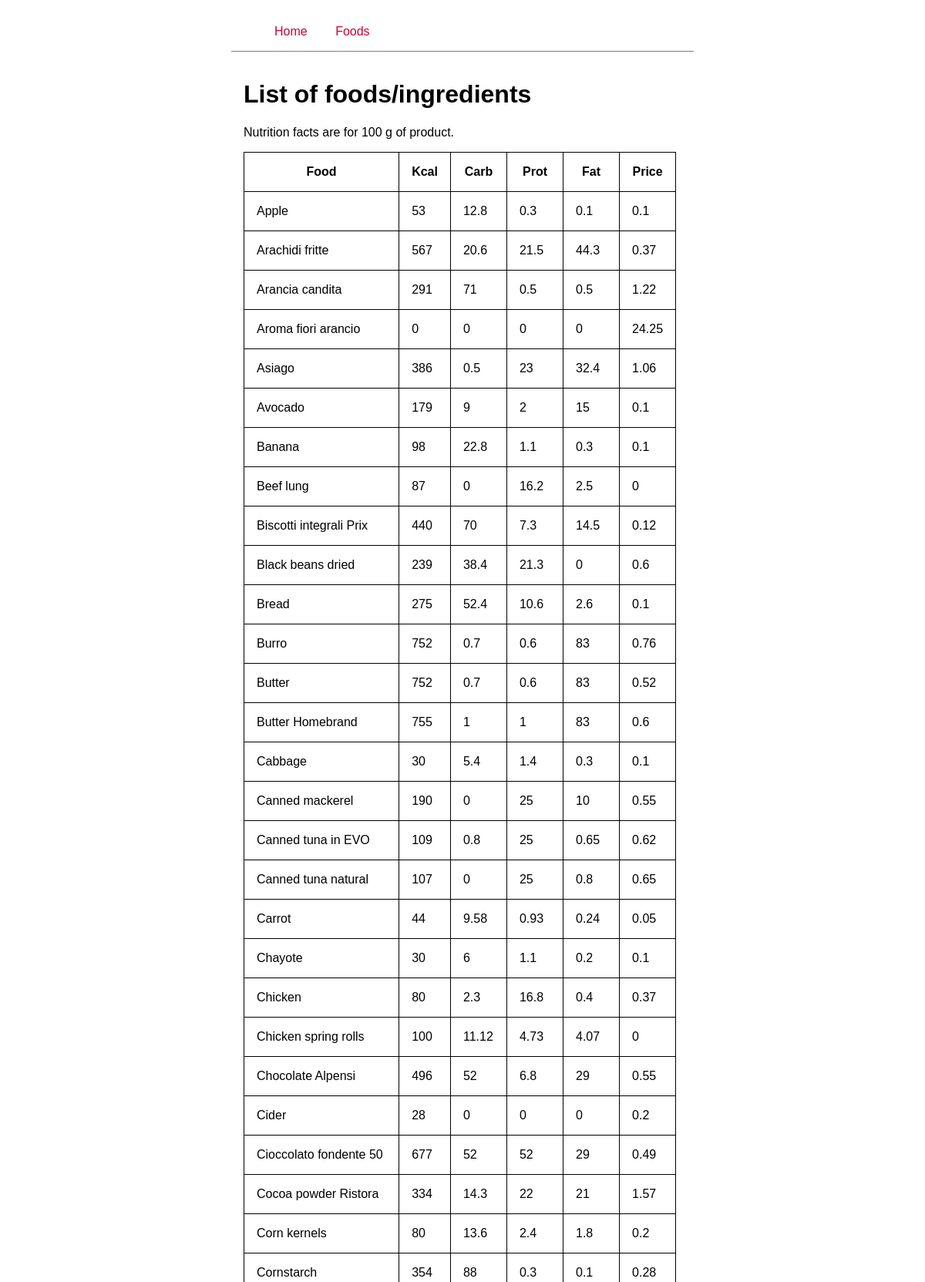
/index.php/food (upper part), run on the app's committed database.
### tables this page shows
CREATE TABLE IF NOT EXISTS `food` (
  `id` int(11) NOT NULL AUTO_INCREMENT,
  `food` varchar(25) NOT NULL,
  `carb` float NOT NULL,
  `prot` float NOT NULL,
  `fat` float NOT NULL,
  `alcohol` float NOT NULL,
  `price` float DEFAULT NULL,
  PRIMARY KEY (`id`)
);

### application/controllers/Food.php (called while the page is built, shortened)
<?php
class Food extends CI_Controller {
    public function __construct()
    {
        $this->load->model('food_model');
        $this->load->library('session');
    }
    public function index()
    {
        $this->load->helper('url');
        $data['food'] = $this->food_model->get_foods();
        $data['totals'] = $this->food_model->get_totals();
        $data['title'] = 'List of foods/ingredients';
        $this->load->view('templates/header', $data);
        $this->load->view('food/index', $data);
        $this->load->view('templates/footer', $data);
    }
}

### index.php (called while the page is built, shortened)
<?php
require_once BASEPATH.'core/CodeIgniter.php';

### application/models/Food_model.php (called while the page is built, shortened)
<?php
class Food_model extends CI_Model {
    public function get_totals()
    {
        $foods = $this->get_foods();
        $totals = array();
        foreach ($foods as $food)
        {
            $kcal = ($food['carb'] * 4) + ($food['prot'] * 4) + ($food['fat'] * 9 ) + ($food['alcohol'] * 5.53);
            array_push($totals, $kcal);
        }
        return $totals;
    }
    public function get_foods($id = FALSE)
    {
        if ($id === FALSE)
        {
            $this->db->order_by('food', 'ASC');
            $query = $this->db->get('food');
            return $query->result_array();
        }
        $query = $this->db->get_where('food', array('id' => $id));
        return $query->row_array();
    }
}

### application/views/food/index.php (the view, shortened to what this page needs)
<h1><?php echo $title ?></h1>
<p>Nutrition facts are for 100 g of product.</p>
<table>
  <thead><tr><th>Food</th><th>Kcal</th><th>Carb</th><th>Prot</th><th>Fat</th><th>Price</th><?php if (isset($_SESSION['id']) && $_SESSION['username'] !== 'Guest'): ?><th>&nbsp;</th><?php endif; ?></tr></thead>
  <?php $i = 0; ?>
  <tbody>
      <?php foreach ($food as $food_item): ?>
        <tr>
          <td><?php echo $food_item['food'] ?></td>
          <td><?php echo round($totals[$i]) ?></td>
          <td><?php echo $food_item['carb'] ?></td>
          <td><?php echo $food_item['prot'] ?></td>
          <td><?php echo $food_item['fat'] ?></td>
          <td><?php echo round($food_item['price'], 2) ?></td>
        </tr>
        <?php $i++; ?>
      </tbody>
  <?php endforeach ?>
</table>

### application/views/templates/header.php (shortened to what this page needs)
<!doctype html>
<html>
  <head>
    <link rel="stylesheet" href="<?php echo base_url('css/styles.css'); ?>"/>
  </head>
  <body>
    <nav>
      <ul>
        <li><a href="<?php echo base_url('pages/view/home'); ?>">Home</a></li>
        <li><a href="<?php echo base_url('food/'); ?>">Foods</a></li>
      </ul>
    </nav>
    <main>

### application/views/templates/footer.php (shortened to what this page needs)
</main>
</body>
</html>

### css/styles.css (style rules this page uses)
article, aside, footer, header, main, nav, section { display: block; }
body { width: 600px; background-color: white; color: black; font-family: "Special elite", "Arial", sans-serif; font-size: 1em; margin-left: auto; margin-right: auto; }
main { width: 600px; float: left; margin-bottom: 10px; padding: 1em; }
nav { border-bottom: 1px solid grey; padding-top: 0.5em; }
nav li { display:inline; padding-right: 1em; padding-left: 1em; }
table, th, td { border: 1px solid black; }
table { border-collapse: collapse; }
th, td { padding: 1em; }
a:link, a:visited { color: #CC0033; text-decoration: none; }
ul li { padding-bottom: 1em; }

### data on the page
food: food "Apple", i "53", carb "12.8", prot "0.3", fat "0.1", price "0.1"
food: food "Arachidi fritte", i "567", carb "20.6", prot "21.5", fat "44.3", price "0.37"
food: food "Arancia candita", i "291", carb "71", prot "0.5", fat "0.5", price "1.22"
food: food "Aroma fiori arancio", i "0", carb "0", prot "0", fat "0", price "24.25"
food: food "Asiago", i "386", carb "0.5", prot "23", fat "32.4", price "1.06"
food: food "Avocado", i "179", carb "9", prot "2", fat "15", price "0.1"
food: food "Banana", i "98", carb "22.8", prot "1.1", fat "0.3", price "0.1"
food: food "Beef lung", i "87", carb "0", prot "16.2", fat "2.5", price "0"
food: food "Biscotti integrali Prix", i "440", carb "70", prot "7.3", fat "14.5", price "0.12"
food: food "Black beans dried", i "239", carb "38.4", prot "21.3", fat "0", price "0.6"
food: food "Bread", i "275", carb "52.4", prot "10.6", fat "2.6", price "0.1"
food: food "Burro", i "752", carb "0.7", prot "0.6", fat "83", price "0.76"
food: food "Butter", i "752", carb "0.7", prot "0.6", fat "83", price "0.52"
food: food "Butter Homebrand", i "755", carb "1", prot "1", fat "83", price "0.6"
food: food "Cabbage", i "30", carb "5.4", prot "1.4", fat "0.3", price "0.1"
food: food "Canned mackerel", i "190", carb "0", prot "25", fat "10", price "0.55"
food: food "Canned tuna in EVO", i "109", carb "0.8", prot "25", fat "0.65", price "0.62"
food: food "Canned tuna natural", i "107", carb "0", prot "25", fat "0.8", price "0.65"
food: food "Carrot", i "44", carb "9.58", prot "0.93", fat "0.24", price "0.05"
food: food "Chayote", i "30", carb "6", prot "1.1", fat "0.2", price "0.1"
food: food "Chicken", i "80", carb "2.3", prot "16.8", fat "0.4", price "0.37"
food: food "Chicken spring rolls", i "100", carb "11.12", prot "4.73", fat "4.07", price "0"
food: food "Chocolate Alpensi", i "496", carb "52", prot "6.8", fat "29", price "0.55"
food: food "Cider", i "28", carb "0", prot "0", fat "0", price "0.2"
food: food "Cioccolato fondente 50", i "677", carb "52", prot "52", fat "29", price "0.49"
food: food "Cocoa powder Ristora", i "334", carb "14.3", prot "22", fat "21", price "1.57"
food: food "Corn kernels", i "80", carb "13.6", prot "2.4", fat "1.8", price "0.2"
food: food "Cornstarch", i "354", carb "88", prot "0.3", fat "0.1", price "0.28"

### other printed values
$title "List of foods/ingredients"
